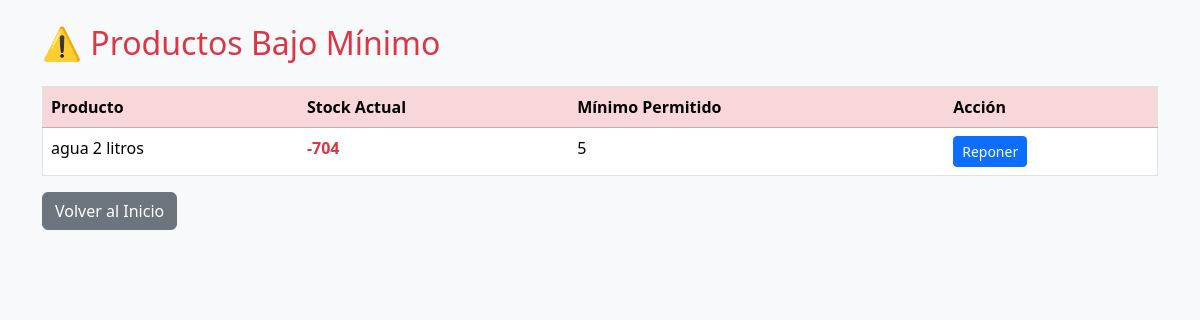
Screenshot of /panel-alertas/ (signed in) with the database file from the repository.
### stock/models.py (models this page shows, shortened)
class Producto(models.Model):
    nombre = models.CharField(max_length=100)
    tipo = models.ForeignKey(TipoProducto, on_delete=models.CASCADE)
    cantidad = models.IntegerField(default=0)
    valor = models.DecimalField(max_digits=10, decimal_places=2)
    valor_compra = models.DecimalField(
        max_digits=10,
        decimal_places=2,
        verbose_name="Precio de Compra",
        default=0.00  # Valor por defecto
    )
    umbral_alerta = models.PositiveIntegerField(
        default=5,
        verbose_name="Stock Mínimo de Alerta"
    )
    fecha_modificacion = models.DateTimeField(auto_now=True)

### stock/views.py (the view)
# urls.py: path('panel-alertas/', views.panel_alertas, name='panel_alertas'),
@login_required
def panel_alertas(request):
    productos_con_alerta = Producto.objects.filter(
        cantidad__lt=F('umbral_alerta')
    ).select_related('tipo').order_by('nombre')
    contexto = {
        'productos_con_alerta': productos_con_alerta,
        'conteo_alertas': productos_con_alerta.count(),
    }
    return render(request, 'panel_alertas.html', contexto)

### stock/templates/panel_alertas.html (shortened to what this page needs)
{% load static %}
<!DOCTYPE html>
<html lang="es">
<head>
    <link rel="stylesheet" href="{% static 'css/bootstrap.min.css' %}">
</head>
<body class="bg-light">
    <div class="container mt-4">
        <h2 class="text-danger mb-4">⚠️ Productos Bajo Mínimo</h2>
        <div class="table-responsive">
            <table class="table table-hover bg-white border">
                <thead class="table-danger">
                    <tr>
                        <th>Producto</th>
                        <th>Stock Actual</th>
                        <th>Mínimo Permitido</th>
                        <th>Acción</th>
                    </tr>
                </thead>
                <tbody>
                    {% for p in productos_con_alerta %}
                    <tr>
                        <td>{{ p.nombre }}</td>
                        <td><strong class="text-danger">{{ p.cantidad }}</strong></td>
                        <td>{{ p.umbral_alerta }}</td>
                        <td><a href="{% url 'actualizar_stock' p.id %}" class="btn btn-sm btn-primary">Reponer</a></td>
                    </tr>
                    {% empty %}
                    <tr><td colspan="4" class="text-center">No hay alertas críticas. Todo el stock está bien.</td></tr>
                    {% endfor %}
                </tbody>
            </table>
        </div>
        <a href="{% url 'home' %}" class="btn btn-secondary">Volver al Inicio</a>
    </div>
</body>
</html>

### rows the page displays
Producto: nombre "agua 2 litros", cantidad "-704", umbral_alerta "5"
